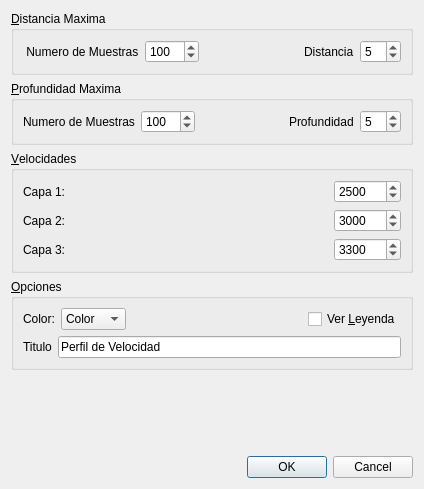
<ui version="4.0" >
 <class>ModelDialog</class>
 <widget class="QWidget" name="ModelDialog" >
  <property name="enabled" >
   <bool>true</bool>
  </property>
  <property name="geometry" >
   <rect>
    <x>0</x>
    <y>0</y>
    <width>424</width>
    <height>489</height>
   </rect>
  </property>
  <property name="windowTitle" >
   <string>Modelo de Velocidad</string>
  </property>
  <layout class="QGridLayout" name="gridLayout_4" >
   <item row="0" column="0" >
    <widget class="QGroupBox" name="groupBox_2" >
     <property name="title" >
      <string>&amp;Distancia Maxima</string>
     </property>
     <layout class="QGridLayout" name="gridLayout_3" >
      <item row="0" column="0" >
       <widget class="QLabel" name="label_3" >
        <property name="text" >
         <string> Numero de Muestras</string>
        </property>
        <property name="buddy" >
         <cstring>xsSpinBox</cstring>
        </property>
       </widget>
      </item>
      <item row="0" column="1" >
       <widget class="QSpinBox" name="sbN1" >
        <property name="maximum" >
         <number>1000</number>
        </property>
        <property name="singleStep" >
         <number>10</number>
        </property>
        <property name="value" >
         <number>100</number>
        </property>
       </widget>
      </item>
      <item row="0" column="2" >
       <spacer name="horizontalSpacer" >
        <property name="orientation" >
         <enum>Qt::Horizontal</enum>
        </property>
        <property name="sizeHint" stdset="0" >
         <size>
          <width>11</width>
          <height>14</height>
         </size>
        </property>
       </spacer>
      </item>
      <item row="0" column="3" >
       <widget class="QLabel" name="label_4" >
        <property name="text" >
         <string>Distancia</string>
        </property>
        <property name="buddy" >
         <cstring>zsSpinBox</cstring>
        </property>
       </widget>
      </item>
      <item row="0" column="4" >
       <widget class="QSpinBox" name="sbD1" >
        <property name="maximum" >
         <number>50</number>
        </property>
        <property name="singleStep" >
         <number>1</number>
        </property>
        <property name="value" >
         <number>5</number>
        </property>
       </widget>
      </item>
     </layout>
    </widget>
   </item>
   <item row="1" column="0" >
    <widget class="QGroupBox" name="groupBox_4" >
     <property name="title" >
      <string>&amp;Profundidad Maxima</string>
     </property>
     <layout class="QGridLayout" name="gridLayout_2" >
      <item row="0" column="0" >
       <widget class="QLabel" name="label_5" >
        <property name="text" >
         <string>Numero de Muestras</string>
        </property>
        <property name="buddy" >
         <cstring>xsSpinBox</cstring>
        </property>
       </widget>
      </item>
      <item row="0" column="1" >
       <widget class="QSpinBox" name="sbN2" >
        <property name="maximum" >
         <number>1000</number>
        </property>
        <property name="singleStep" >
         <number>10</number>
        </property>
        <property name="value" >
         <number>100</number>
        </property>
       </widget>
      </item>
      <item row="0" column="2" >
       <spacer name="horizontalSpacer_2" >
        <property name="orientation" >
         <enum>Qt::Horizontal</enum>
        </property>
        <property name="sizeHint" stdset="0" >
         <size>
          <width>13</width>
          <height>17</height>
         </size>
        </property>
       </spacer>
      </item>
      <item row="0" column="3" >
       <widget class="QLabel" name="label_6" >
        <property name="text" >
         <string>Profundidad</string>
        </property>
        <property name="buddy" >
         <cstring>zsSpinBox</cstring>
        </property>
       </widget>
      </item>
      <item row="0" column="4" >
       <widget class="QSpinBox" name="sbD2" >
        <property name="maximum" >
         <number>50</number>
        </property>
        <property name="singleStep" >
         <number>1</number>
        </property>
        <property name="value" >
         <number>5</number>
        </property>
       </widget>
      </item>
     </layout>
    </widget>
   </item>
   <item row="2" column="0" >
    <widget class="QGroupBox" name="groupBox" >
     <property name="title" >
      <string>&amp;Velocidades</string>
     </property>
     <layout class="QGridLayout" name="gridLayout_5" >
      <item row="0" column="0" >
       <layout class="QHBoxLayout" name="horizontalLayout" >
        <item>
         <widget class="QLabel" name="label" >
          <property name="text" >
           <string>Capa 1:</string>
          </property>
         </widget>
        </item>
        <item>
         <spacer name="horizontalSpacer_3" >
          <property name="orientation" >
           <enum>Qt::Horizontal</enum>
          </property>
          <property name="sizeHint" stdset="0" >
           <size>
            <width>40</width>
            <height>20</height>
           </size>
          </property>
         </spacer>
        </item>
        <item>
         <widget class="QSpinBox" name="sbVel1" >
          <property name="minimum" >
           <number>100</number>
          </property>
          <property name="maximum" >
           <number>100000</number>
          </property>
          <property name="singleStep" >
           <number>100</number>
          </property>
          <property name="value" >
           <number>2500</number>
          </property>
         </widget>
        </item>
       </layout>
      </item>
      <item row="1" column="0" >
       <layout class="QHBoxLayout" name="horizontalLayout_2" >
        <item>
         <widget class="QLabel" name="label_2" >
          <property name="text" >
           <string>Capa 2:</string>
          </property>
         </widget>
        </item>
        <item>
         <spacer name="horizontalSpacer_4" >
          <property name="orientation" >
           <enum>Qt::Horizontal</enum>
          </property>
          <property name="sizeHint" stdset="0" >
           <size>
            <width>40</width>
            <height>20</height>
           </size>
          </property>
         </spacer>
        </item>
        <item>
         <widget class="QSpinBox" name="sbVel2" >
          <property name="minimum" >
           <number>100</number>
          </property>
          <property name="maximum" >
           <number>100000</number>
          </property>
          <property name="singleStep" >
           <number>100</number>
          </property>
          <property name="value" >
           <number>3000</number>
          </property>
         </widget>
        </item>
       </layout>
      </item>
      <item row="2" column="0" >
       <layout class="QHBoxLayout" name="horizontalLayout_3" >
        <item>
         <widget class="QLabel" name="label_7" >
          <property name="text" >
           <string>Capa 3:</string>
          </property>
         </widget>
        </item>
        <item>
         <spacer name="horizontalSpacer_5" >
          <property name="orientation" >
           <enum>Qt::Horizontal</enum>
          </property>
          <property name="sizeHint" stdset="0" >
           <size>
            <width>40</width>
            <height>20</height>
           </size>
          </property>
         </spacer>
        </item>
        <item>
         <widget class="QSpinBox" name="sbVel3" >
          <property name="minimum" >
           <number>100</number>
          </property>
          <property name="maximum" >
           <number>100000</number>
          </property>
          <property name="singleStep" >
           <number>100</number>
          </property>
          <property name="value" >
           <number>3300</number>
          </property>
         </widget>
        </item>
       </layout>
      </item>
     </layout>
    </widget>
   </item>
   <item row="3" column="0" >
    <widget class="QGroupBox" name="groupBox_3" >
     <property name="title" >
      <string>&amp;Opciones</string>
     </property>
     <layout class="QGridLayout" name="gridLayout" >
      <item row="0" column="0" >
       <layout class="QHBoxLayout" name="horizontalLayout_4" >
        <item>
         <widget class="QLabel" name="label_8" >
          <property name="text" >
           <string>Color:</string>
          </property>
         </widget>
        </item>
        <item>
         <widget class="QComboBox" name="cbColor" >
          <item>
           <property name="text" >
            <string>Color</string>
           </property>
          </item>
          <item>
           <property name="text" >
            <string>Grises</string>
           </property>
          </item>
         </widget>
        </item>
        <item>
         <spacer name="horizontalSpacer_6" >
          <property name="orientation" >
           <enum>Qt::Horizontal</enum>
          </property>
          <property name="sizeHint" stdset="0" >
           <size>
            <width>40</width>
            <height>20</height>
           </size>
          </property>
         </spacer>
        </item>
        <item>
         <widget class="QCheckBox" name="chkLeyenda" >
          <property name="text" >
           <string>Ver &amp;Leyenda</string>
          </property>
         </widget>
        </item>
       </layout>
      </item>
      <item row="1" column="0" >
       <layout class="QHBoxLayout" name="horizontalLayout_5" >
        <item>
         <widget class="QLabel" name="label_9" >
          <property name="text" >
           <string>Titulo</string>
          </property>
         </widget>
        </item>
        <item>
         <widget class="QLineEdit" name="leTitulo" >
          <property name="text" >
           <string>Perfil de Velocidad</string>
          </property>
         </widget>
        </item>
       </layout>
      </item>
     </layout>
    </widget>
   </item>
   <item row="4" column="0" >
    <spacer name="verticalSpacer" >
     <property name="orientation" >
      <enum>Qt::Vertical</enum>
     </property>
     <property name="sizeHint" stdset="0" >
      <size>
       <width>20</width>
       <height>40</height>
      </size>
     </property>
    </spacer>
   </item>
   <item row="5" column="0" >
    <widget class="QDialogButtonBox" name="buttonBox" >
     <property name="standardButtons" >
      <set>QDialogButtonBox::Cancel|QDialogButtonBox::Ok</set>
     </property>
    </widget>
   </item>
  </layout>
 </widget>
 <resources/>
 <connections/>
</ui>
